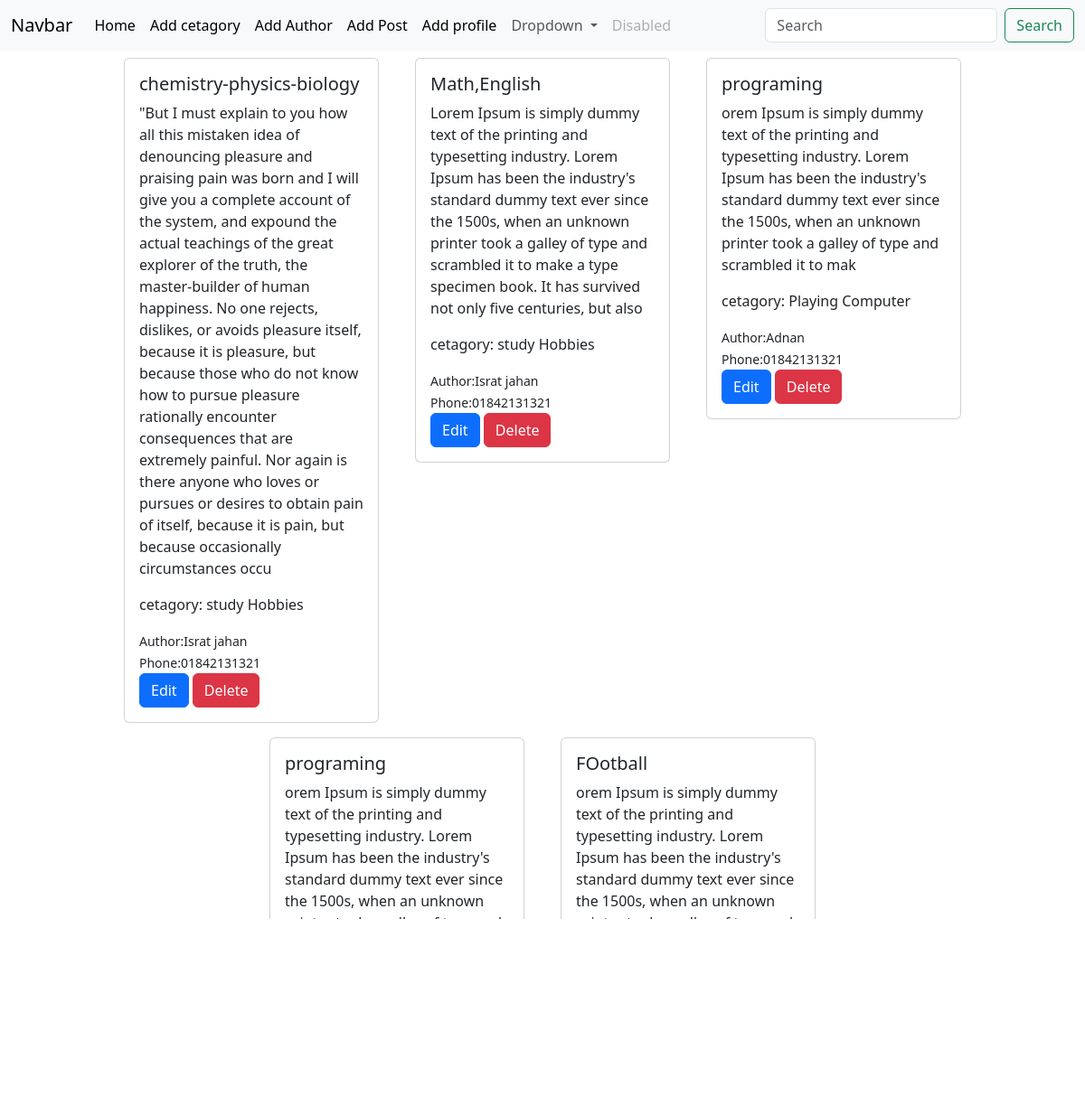
The page / on the database its author committed.
### post_app/models.py (models this page shows)
class add_post(models.Model):
    title = models.CharField(max_length=100)
    content = models.TextField()
    cetagory = models.ManyToManyField(add_cetagory) #akta post multiple cetagoryi undare thakte pare,,akta cetagorir modde multiple post thake
    author = models.ForeignKey(add_author,on_delete=models.CASCADE)
    def __str__(self):
        return self.title

### cetagory_app/models.py (models this page shows, shortened)
class add_cetagory(models.Model):
    name = models.CharField(max_length=50)

### author_app/models.py (models this page shows, shortened)
class add_author(models.Model):
    name = models.CharField(max_length=50)
    bio = models.TextField()
    phone = models.CharField(max_length=12)

### blog_2_project/views.py (the view)
# urls.py: 2. Add a URL to urlpatterns:  path('', views.home, name='home')
def home(request):
    data = add_post.objects.all()
    print(data)
    return render(request,'home.html',{'data':data})

### templates/home.html
{% extends "base.html" %}
{% block content %}
<div class="row d-flex justify-content-center">
  {% for item in data  %}
    <div class="col-sm-3 m-2">
      <div class="card">
        <div class="card-body">
          <h5 class="card-title">{{item.title}}</h5>
          <p class="card-text">{{item.content}}</p>
          <p>cetagory:
            {% for i in item.cetagory.all %}
              {{i.name}}
            {% endfor %}
          </p>
          <small>Author:{{item.author.name}}</small> <br>
          <small>Phone:{{item.author.phone}}</small> <br>
          <a href="{% url 'edit_post' item.id %}" class="btn btn-primary">Edit</a>
          <a href="{% url 'delete_post' item.id %}" class="btn btn-danger">Delete</a>
        </div>
      </div>
    </div>
  {% endfor %}
</div>
{% endblock content %}

### templates/base.html (shortened to what this page needs)
<!DOCTYPE html>
<html lang="en">
<head>
    <link href="https://cdn.jsdelivr.net/npm/bootstrap@5.3.3/dist/css/bootstrap.min.css" rel="stylesheet">
</head>
<body>
    <nav class="navbar navbar-expand-lg bg-body-tertiary">
        <div class="container-fluid">
          <a class="navbar-brand" href="#">Navbar</a>
          <div class="collapse navbar-collapse" id="navbarSupportedContent">
            <ul class="navbar-nav me-auto mb-2 mb-lg-0">
              <li class="nav-item">
                <a class="nav-link active" aria-current="page" href="{% url 'homepage' %}">Home</a>
              </li>
              <li class="nav-item">
                <a class="nav-link active" aria-current="page" href="{% url 'add_cetagory' %}">Add cetagory</a>
              </li>
              <li class="nav-item">
                <a class="nav-link active" aria-current="page" href="{% url 'add_author' %}">Add Author</a>
              </li>
              <li class="nav-item">
                <a class="nav-link active" aria-current="page" href="{% url 'add_post' %}">Add Post</a>
              </li>
              <li class="nav-item">
                <a class="nav-link active" aria-current="page" href="{% url 'add_profile' %}">Add profile</a>
              </li>
              <li class="nav-item dropdown">
                <a class="nav-link dropdown-toggle" href="#" role="button" data-bs-toggle="dropdown" aria-expanded="false">
                  Dropdown
                </a>
              </li>
              <li class="nav-item">
                <a class="nav-link disabled" aria-disabled="true">Disabled</a>
              </li>
            </ul>
            <form class="d-flex" role="search">
              <input class="form-control me-2" type="search" placeholder="Search" aria-label="Search">
              <button class="btn btn-outline-success" type="submit">Search</button>
            </form>
          </div>
        </div>
      </nav>
    {% block content %}{% endblock content %}
</body>
</html>

### rows shown on the page
add_post: title "chemistry-physics-biology", content "\"But I must explain to you how all this mistaken idea of denouncing pleasure and praising pain was born and I will give you a complete account of the system, and expound the actual teachings of the great explorer of the truth, the master-builder of human happiness. No one rejects, dislikes, or avoids pleasure itself, because it is pleasure, but because those who do not know how to pursue pleasure rationally encounter consequences that are extremely painful. Nor again is there anyone who loves or pursues or desires to obtain pain of itself, because it is pain, but because occasionally circumstances occu", author.name "Israt jahan", author.phone "01842131321"
add_cetagory: name "study"
add_cetagory: name "Hobbies"
add_post: title "Math,English", content "Lorem Ipsum is simply dummy text of the printing and typesetting industry. Lorem Ipsum has been the industry's standard dummy text ever since the 1500s, when an unknown printer took a galley of type and scrambled it to make a type specimen book. It has survived not only five centuries, but also", author.name "Israt jahan", author.phone "01842131321"
add_post: title "programing", content "orem Ipsum is simply dummy text of the printing and typesetting industry. Lorem Ipsum has been the industry's standard dummy text ever since the 1500s, when an unknown printer took a galley of type and scrambled it to mak", author.name "Adnan", author.phone "01842131321"
add_cetagory: name "Playing"
add_cetagory: name "Computer"
add_post: title "programing", content "orem Ipsum is simply dummy text of the printing and typesetting industry. Lorem Ipsum has been the industry's standard dummy text ever since the 1500s, when an unknown printer took a galley of type and scrambled it to mak"
add_post: title "FOotball", content "orem Ipsum is simply dummy text of the printing and typesetting industry. Lorem Ipsum has been the industry's standard dummy text ever since the 1500s, when an unknown printer took a galley of type and scrambled it to mak"
